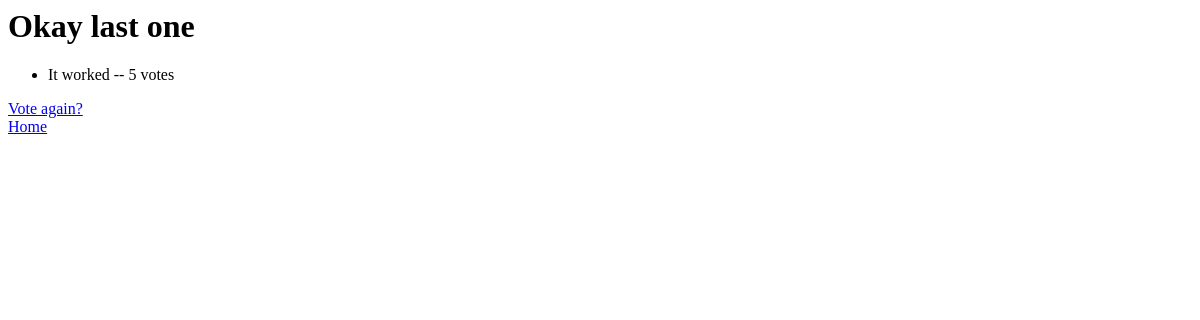
Before: /polls/3/results with the older database file.
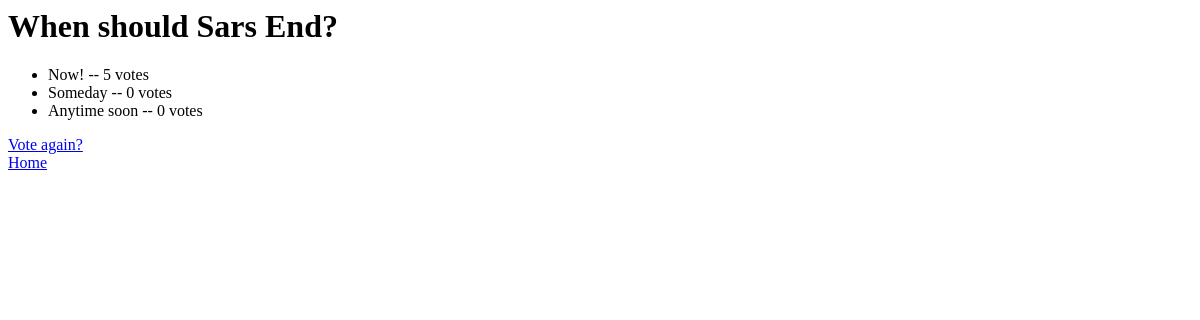
After: the same page with the newer database file.
### polls/models.py (models this page shows, shortened)
class Question(models.Model):
    question_text = models.CharField(max_length=200)
    pub_date = models.DateTimeField("publication date")
    def was_published_recent(self):
        now = timezone.now()
        return now - datetime.timedelta(days=1) <= self.pub_date <= now
    was_published_recent.admin_order_field = 'pub_date'
    was_published_recent.boolean = True
    was_published_recent.short_description = 'Published recently?'

class Choice(models.Model):
    question = models.ForeignKey(Question, on_delete=models.CASCADE)
    choice_text = models.CharField(max_length=200)
    votes = models.IntegerField(default=0)

### polls/views.py (the view)
# urls.py: path('<int:pk>/results', views.ResultsView.as_view(), name='results')
class ResultsView(generic.DetailView):
    model = Question
    template_name = "polls/results.html"
    def get_queryset(self):
        return Question.objects.filter(pub_date__lte=timezone.now())

### polls/templates/polls/results.html (shortened to what this page needs)
<h1>{{ question.question_text }}</h1>
<ul>
{% for choice in question.choice_set.all %}
    <li>{{ choice.choice_text }} -- {{ choice.votes }} vote{{ choice.votes|pluralize }}</li>
{% endfor %}
</ul>
<a href="{% url 'polls:detail' question.id %}">Vote again?</a>
<a href="{% url 'polls:index' %}"> Home </a>

Changed rows visible on the page:
changed Question: question_text "Okay last one" → "When should Sars End?"
changed Choice: choice_text "It worked" → "Now!"
added Choice: choice_text "Someday", votes "0"
added Choice: choice_text "Anytime soon", votes "0"
